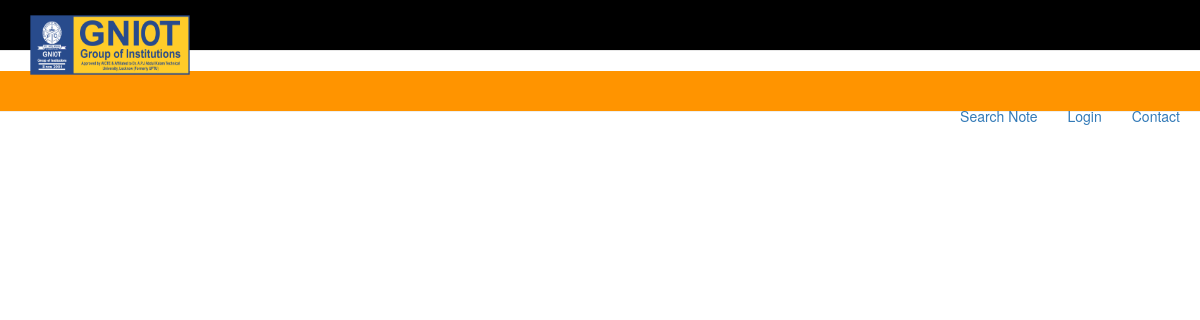
Before: / with the older database file.
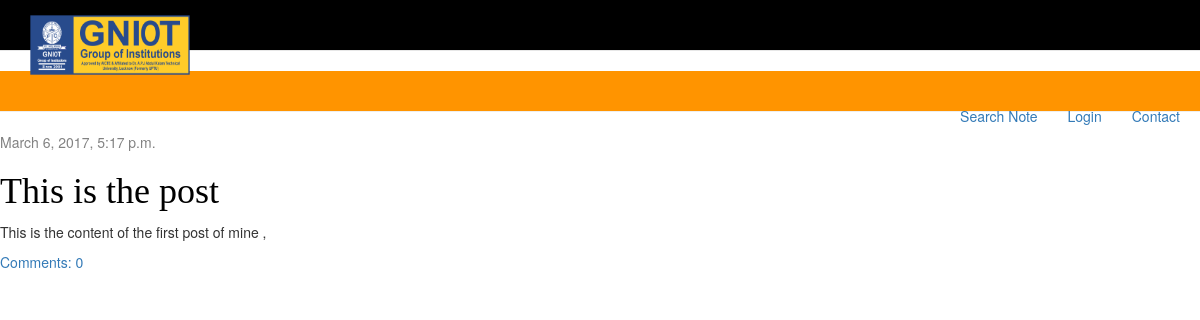
After: the same page with the newer database file.
### blog/models.py (models this page shows, shortened)
class Post(models.Model):
    author = models.ForeignKey('auth.User')
    title = models.CharField(max_length = 120)
    slug = models.SlugField(unique=True,null=True)
    image = models.ImageField(upload_to=generate_post_name, null=True, blank=True, width_field="width_field", height_field="height_field")
    height_field = models.IntegerField(default=0)
    width_field = models.IntegerField(default=0)
    text = models.TextField()
    published_date = models.DateTimeField(blank=True, null=True)
    draft = models.BooleanField(default=False)
    read_time = models.IntegerField(default=0) #models.TimeField(null=True, blank=True) #assume minutes
    updated = models.DateTimeField(auto_now=True, auto_now_add=False)
    timestamp = models.DateTimeField(auto_now=False, auto_now_add=True)
    created_date = models.DateTimeField(default=timezone.now)
    def approved_comments(self):
        return  self.comments.filter(approved_comment=True)

### blog/views.py (the view)
# urls.py: url(r'^$', views.post_list, name='post_list'),
def post_list(request):
    print request.META.get("REMOTE_ADDR")
    print request.META.get("HTTP_X_FORWARDED_FOR")
    posts = Post.objects.all()
    return render(request, 'post_list.html',{'posts':posts})

### templates/post_list.html
{% extends 'base.html' %}
{% block content %}
    {% for post in posts %}
        <div class="post" col-md-12>
            <div class="date">
                {{ post.published_date }}
            </div>
            <h1> <a href="{% url 'post_detail' pk=post.pk %}">{{ post.title }}</a></h1>
            <p> </center>{{ post.text|linebreaksbr }}</center></p>
            <a href="{% url 'post_detail' pk=post.pk  %}">Comments: {{  post.approved_comments.count}}</a>
        </div>
    {% endfor %}
{% endblock content %}

Changed rows visible on the page:
added Post: published_date "March 6, 2017, 5:17 p.m.", title "This is the post", text "This is the content of the first post of mine ,", approved_comments.count "0"
